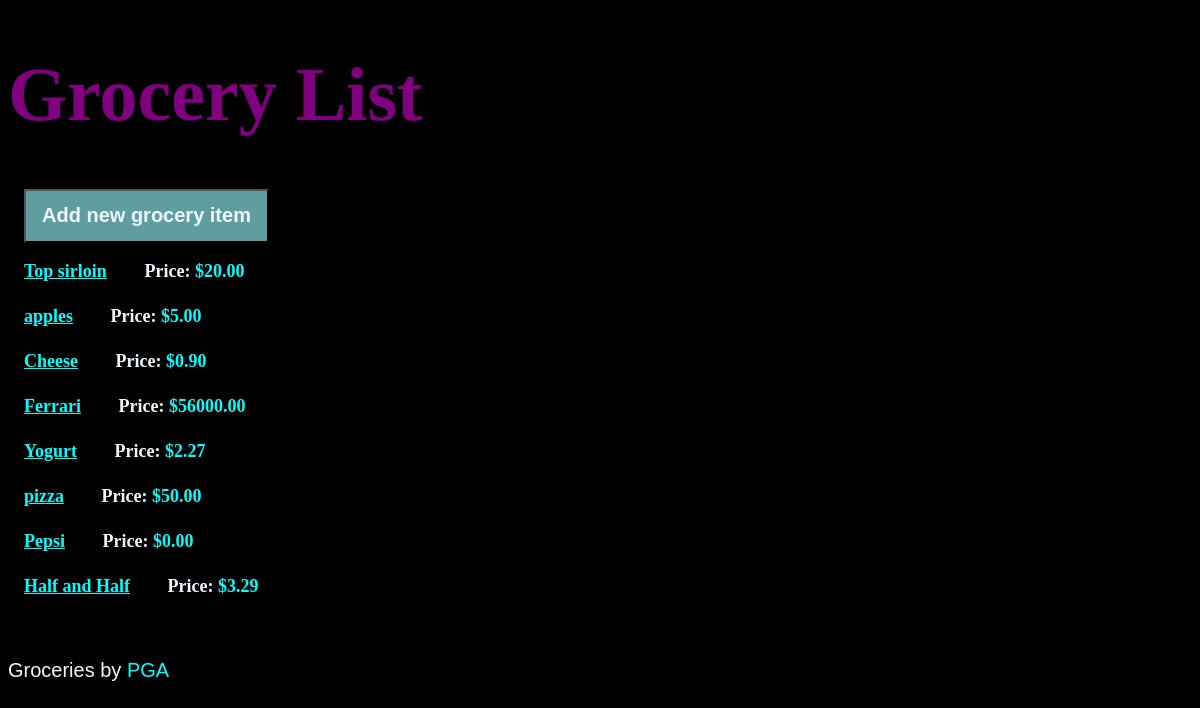
The page / on the database its author committed.
### list_items/models.py (models this page shows, shortened)
class List_items(models.Model):
    groc_item = models.CharField(max_length=70)
    notes = models.TextField()
    item_price = models.DecimalField(max_digits=8, decimal_places=2)
    budget = models.DecimalField(max_digits=8, decimal_places=2)
    date_created = models.DateTimeField(default=timezone.now)
    class Meta:
        verbose_name_plural = "ListItems"

### list_items/views.py (the view)
class List_itemsListView(ListView):
    model = List_items
    queryset = List_items.objects.all().order_by("-date_created")

### list_items/templates/list_items/list_items_list.html
{% extends "list_items/base.html" %}
{% block content %}
<article>
    <a href="{% url 'list_items-create' %}"><button>Add new grocery item</button></a>
</article>
    {% for list_item in list_items_list %}
        <article>
            <h4>
                <a href="{% url 'list_items-detail' list_item.id %}">
                    {{ list_item.groc_item }}
                </a>
            </h4>
            <h4  class="{{list_item.item_price}}">
                <span id="prilistspan">Price: </span>${{ list_item.item_price}}
            </h4>
        </article>
    {% endfor %}
    <br><br>
    <h9 id="dat">Groceries by <span id="name">PGA</span></em></h9>
{% endblock %}

### list_items/static/css/grocery.css (style rules this page uses)
* { box-sizing: content-box; }
body { background-color: black; }
body { font-family: sans-serif; font-size: 20px; }
a { color: inherit; }
h4, h5 { color: aqua; font-size: 1.4em; margin: 0; display: inline-block; padding: 0.5rem 1rem; vertical-align: top; font-family: cursive; font-size: large; }
#dat { background-color: black; color:aliceblue; }
#name { background-color: black; color:aqua; }
article { margin-bottom: 0.5rem; }
button, textarea, input { font-size: inherit; min-height: 2.5em; padding: 0 1rem; color: aliceblue; background-color: darkcyan; }
button, input[type="submit"] { margin: 0 1rem 2px 1rem; cursor: pointer; font-weight: bold; min-width: 8rem; color: aliceblue; background-color: cadetblue; }
#prilistspan { color: aliceblue; }

### rows shown on the page
List_items: groc_item "Top sirloin", item_price "20.00"
List_items: groc_item "apples", item_price "5.00"
List_items: groc_item "Cheese", item_price "0.90"
List_items: groc_item "Ferrari", item_price "56000.00"
List_items: groc_item "Yogurt", item_price "2.27"
List_items: groc_item "pizza", item_price "50.00"
List_items: groc_item "Pepsi", item_price "0.00"
List_items: groc_item "Half and Half", item_price "3.29"
